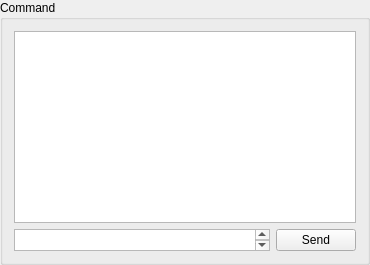
            <widget class="QGroupBox" name="groupBox_5">
             <property name="sizePolicy">
              <sizepolicy hsizetype="Expanding" vsizetype="Expanding">
               <horstretch>0</horstretch>
               <verstretch>0</verstretch>
              </sizepolicy>
             </property>
             <property name="title">
              <string>Command</string>
             </property>
             <layout class="QGridLayout" name="gridLayout_6">
              <item row="0" column="0">
               <widget class="QTextBrowser" name="tb_cmdWindow"/>
              </item>
              <item row="1" column="0">
               <layout class="QHBoxLayout" name="horizontalLayout_3" stretch="8,1">
                <item>
                 <widget class="QTextEdit" name="tx_cmd">
                  <property name="sizePolicy">
                   <sizepolicy hsizetype="Expanding" vsizetype="Fixed">
                    <horstretch>0</horstretch>
                    <verstretch>0</verstretch>
                   </sizepolicy>
                  </property>
                  <property name="minimumSize">
                   <size>
                    <width>0</width>
                    <height>15</height>
                   </size>
                  </property>
                  <property name="maximumSize">
                   <size>
                    <width>16777215</width>
                    <height>30</height>
                   </size>
                  </property>
                 </widget>
                </item>
                <item>
                 <widget class="QPushButton" name="btn_sendCmd">
                  <property name="sizePolicy">
                   <sizepolicy hsizetype="Preferred" vsizetype="Fixed">
                    <horstretch>0</horstretch>
                    <verstretch>0</verstretch>
                   </sizepolicy>
                  </property>
                  <property name="text">
                   <string>Send</string>
                  </property>
                 </widget>
                </item>
               </layout>
              </item>
             </layout>
            </widget>
